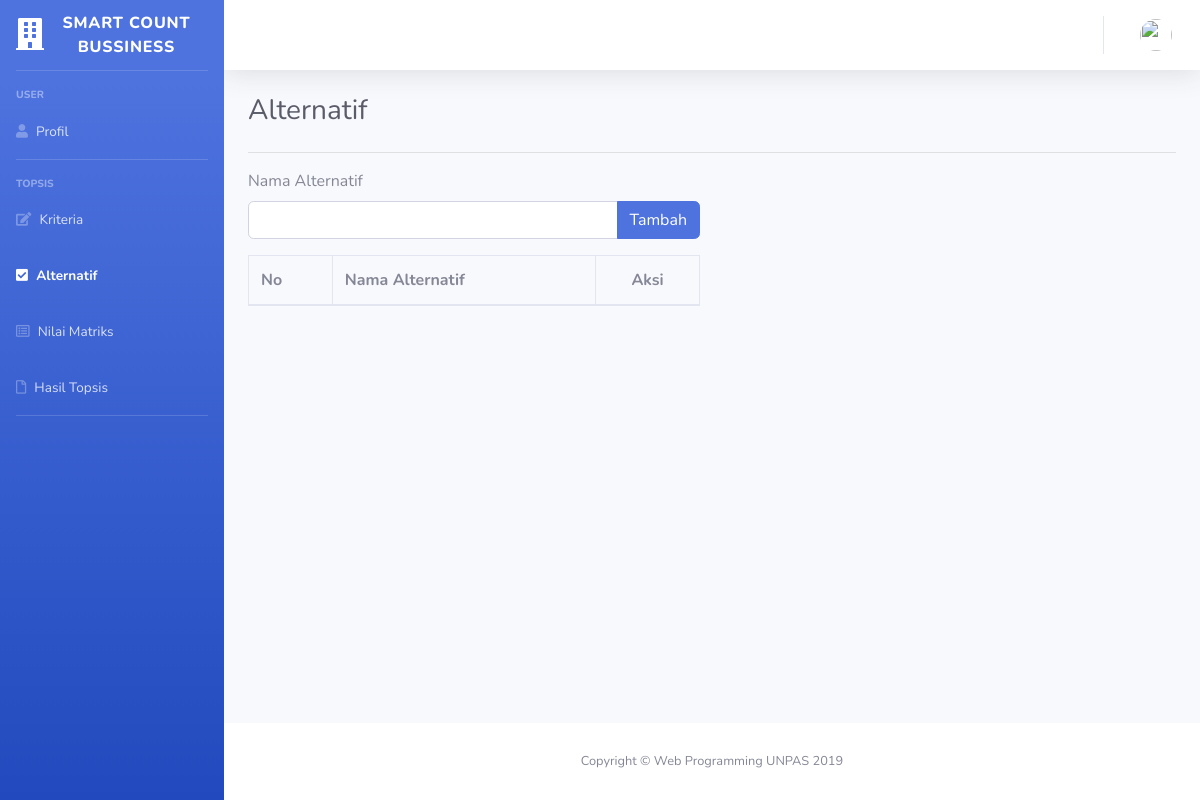
The app's page /index.php/alternatif, older data.
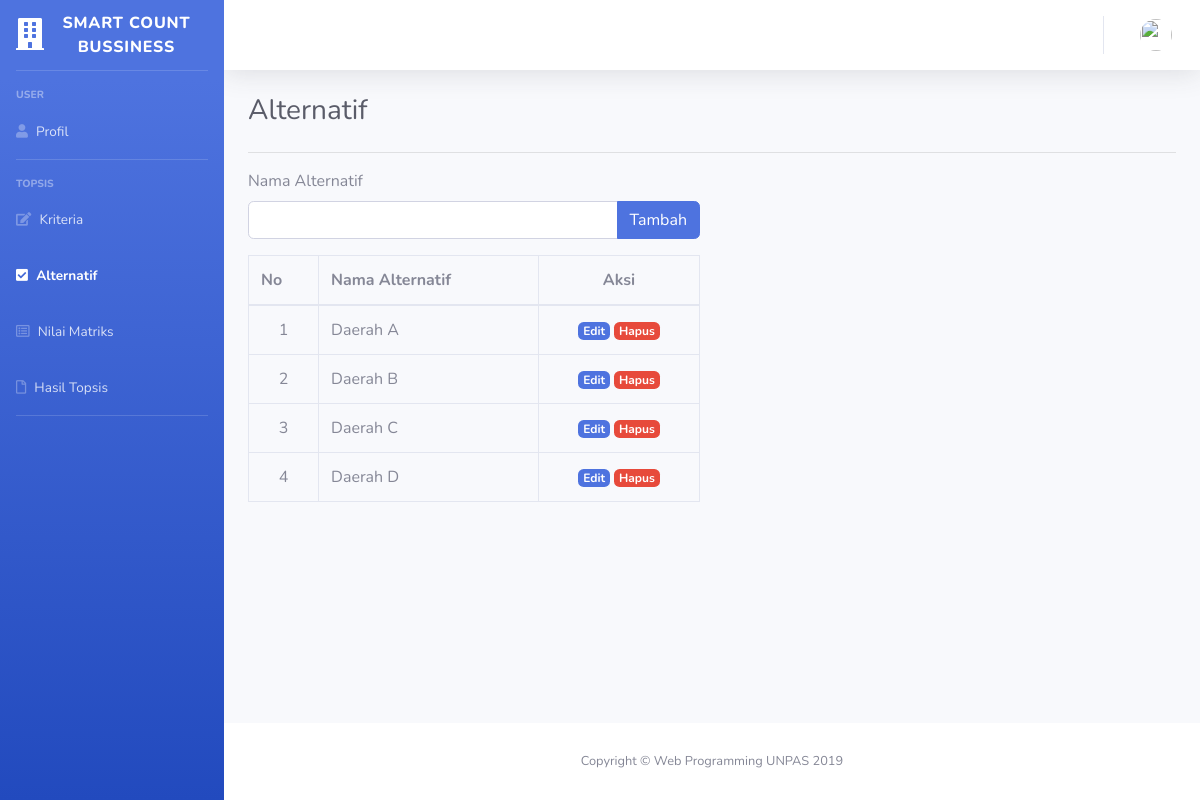
The same page, newer data.
### tables this page shows
CREATE TABLE `alternatif` (
  `id` int(11) NOT NULL,
  `nama_alternatif` varchar(35) NOT NULL
);

### application/controllers/Alternatif.php (called while the page is built, shortened)
<?php
class Alternatif extends CI_Controller
{
    public function index()
    {
        $data['tittle'] = 'Alternatif';
        $data['user'] = $this->db->get_where('user', ['email' => $this->session->userdata('email')])->row_array();
        $data['alternatif'] = $this->Alternatif_models->getAllAlternatif();
        $this->form_validation->set_rules('nama', 'Nama Alternatif', 'required|trim');
        if($this->form_validation->run() == false){
            $this->load->view('templates/header', $data);
            $this->load->view('templates/sidebar', $data);
            $this->load->view('templates/topbar', $data);
            $this->load->view('admin/alternatif', $data);
            $this->load->view('templates/footer');
        }else{
            $this->Alternatif_models->storeAlternatif();
            $this->session->set_flashdata('message', '<div class="alert alert-success" role="alert">Berhasil Menambah Alternatif!</div>');
            redirect('alternatif');
        }
    }
}

### index.php (called while the page is built, shortened)
<?php
require_once BASEPATH.'core/CodeIgniter.php';

### application/models/Alternatif_models.php (called while the page is built, shortened)
<?php
class Alternatif_models extends CI_Model
{
    public function getAllAlternatif()
    {
    	return $this->db->get('alternatif')->result_array();
    }
}

### application/views/admin/alternatif.php (the view, shortened to what this page needs)
<div class="container-fluid">
    <h1 class="h3 mb-4 text-gray-800"><?= $tittle; ?></h1>
    <hr>
    <div class="row">
        <div class="col-md-6">
            <form action="" method="post">
                <label for="nama">Nama Alternatif</label>
                <div class="input-group mb-3">
                    <input type="text" class="form-control" id="nama" autocomplete="off" required>
                    <div class="input-group-append">
                        <button class="btn btn-primary" type="submit" id="button-addon2">Tambah</button>
                    </div>
                </div>
            </form>
        </div>
    </div>
    <div class="row">
        <div class="col-md-6 mb-2">
            <table class="table table-hover table-bordered" id="datatable">
                <thead>
                    <tr>
                        <th>No</th>
                        <th>Nama Alternatif</th>
                        <th><center>Aksi</center></th>
                    </tr>
                </thead>
                <tbody>
                    <?php $i=1; foreach ($alternatif as $alt): ?>
                    <tr>
                        <td align="center"><?= $i++ ?></td>
                        <td><?= $alt['nama_alternatif'] ?></td>
                        <td><center>
                            <a href="#" class="badge badge-primary editAlternatif" data-toggle="modal" data-target="#editModals" data-id="<?= $alt['id']; ?>">Edit</a>
                            <a href="<?= base_url('alternatif/hapus/').$alt['id']; ?>" class="badge badge-danger hapus">Hapus</a>
                            </center>
                        </td>
                    </tr>
                    <?php endforeach; ?>
                </tbody>
            </table>
        </div>
    </div>
</div>
</div>

Row changes from the older to the newer data that the page shows:
added alternatif: nama_alternatif "Daerah A"
added alternatif: nama_alternatif "Daerah B"
added alternatif: nama_alternatif "Daerah C"
added alternatif: nama_alternatif "Daerah D"
